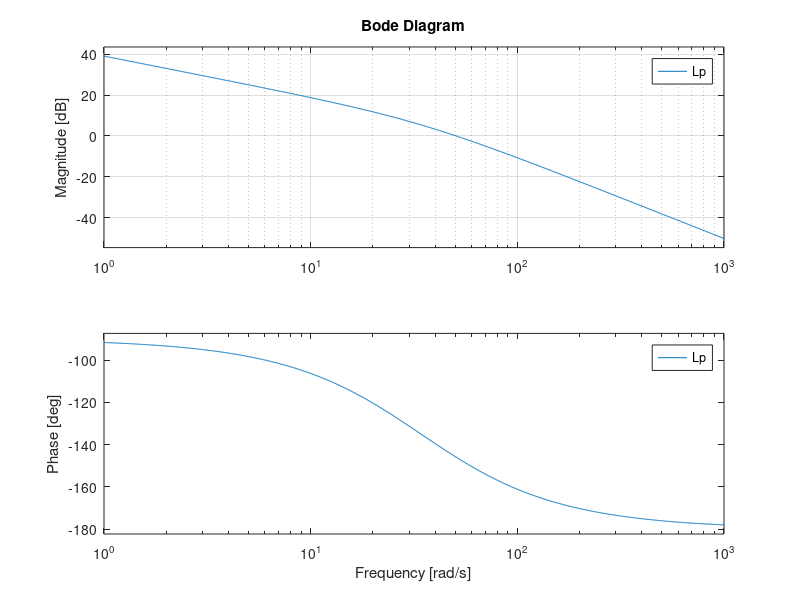
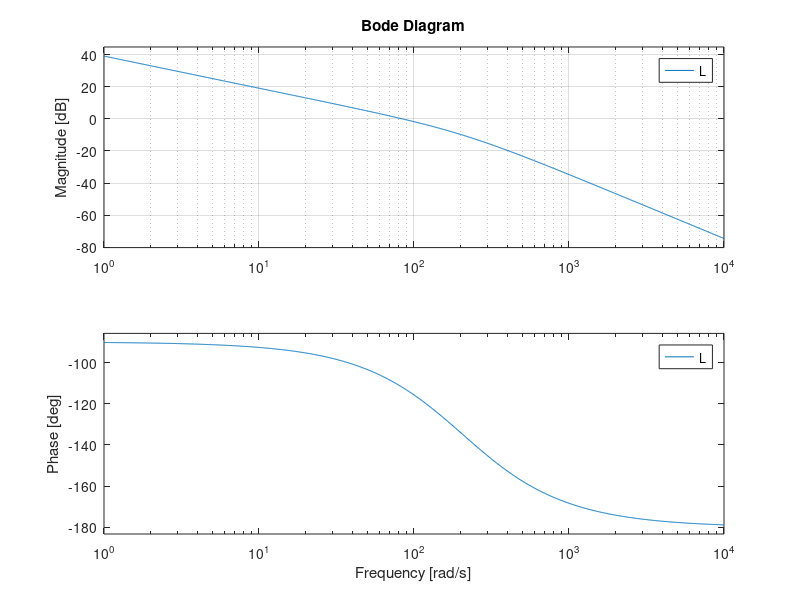

Source code (MATLAB) for these figures, in order: (Note: this script raises an error after producing the figures.)
K = 1.636;
tau = 0.0293;
% Creating the PI Plant
sys1 = tf([K], [tau 1]);
int = tf([1], [1 0]);
PI = series(int,sys1);

% Kc from dB to V/rad
Kcdb = 34.8;
Kc = 10^(Kcdb/20)

%Pushing the crossover frequency to 50
Lp = Kc*PI;
figure(1)
bode(Lp);
grid
[Gm1, Pm1, Wcg1, Wcp1] = margin(Lp);

%PhiMax and a
PhiMax = 75 - Pm1 + 5;
PhiMax = PhiMax * pi / 180;
a = (1+sin(PhiMax))/(1-sin(PhiMax));
dBa = 20*log10(a);

Wmax = 83.6;
T = 1/(Wmax*sqrt(a));
p2 = 1/T
z2 = 1/(a*T)

sys2 = (p2/z2)*tf([1 z2],[1 p2]);

L = series(sys2,Lp);
figure(2)
bode(L);
grid;

%bode(sys2);
%grid;
[Gm, Pm, Wcg, Wcp] = margin(L);

%for the closed loop system
bandwidth(feedback(PI,1))

Lc = feedback(L,1);
figure(3)
step(Lc)

% as Kc goes down os decreases but tp increases
% as Kc goes up os increases but tp decreases 